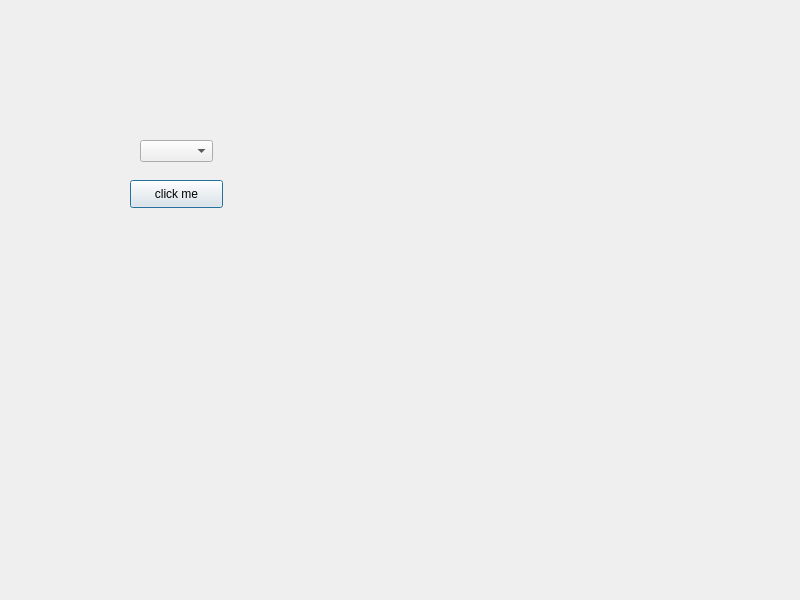
<?xml version="1.0" encoding="UTF-8"?>
<ui version="4.0">
 <class>Dialog</class>
 <widget class="QDialog" name="Dialog">
  <property name="geometry">
   <rect>
    <x>0</x>
    <y>0</y>
    <width>800</width>
    <height>600</height>
   </rect>
  </property>
  <property name="windowTitle">
   <string>Dialog</string>
  </property>
  <widget class="QComboBox" name="comboBox">
   <property name="geometry">
    <rect>
     <x>140</x>
     <y>140</y>
     <width>73</width>
     <height>22</height>
    </rect>
   </property>
  </widget>
  <widget class="QPushButton" name="pushButton">
   <property name="geometry">
    <rect>
     <x>130</x>
     <y>180</y>
     <width>93</width>
     <height>28</height>
    </rect>
   </property>
   <property name="text">
    <string>click me</string>
   </property>
  </widget>
 </widget>
 <resources/>
 <connections/>
</ui>
